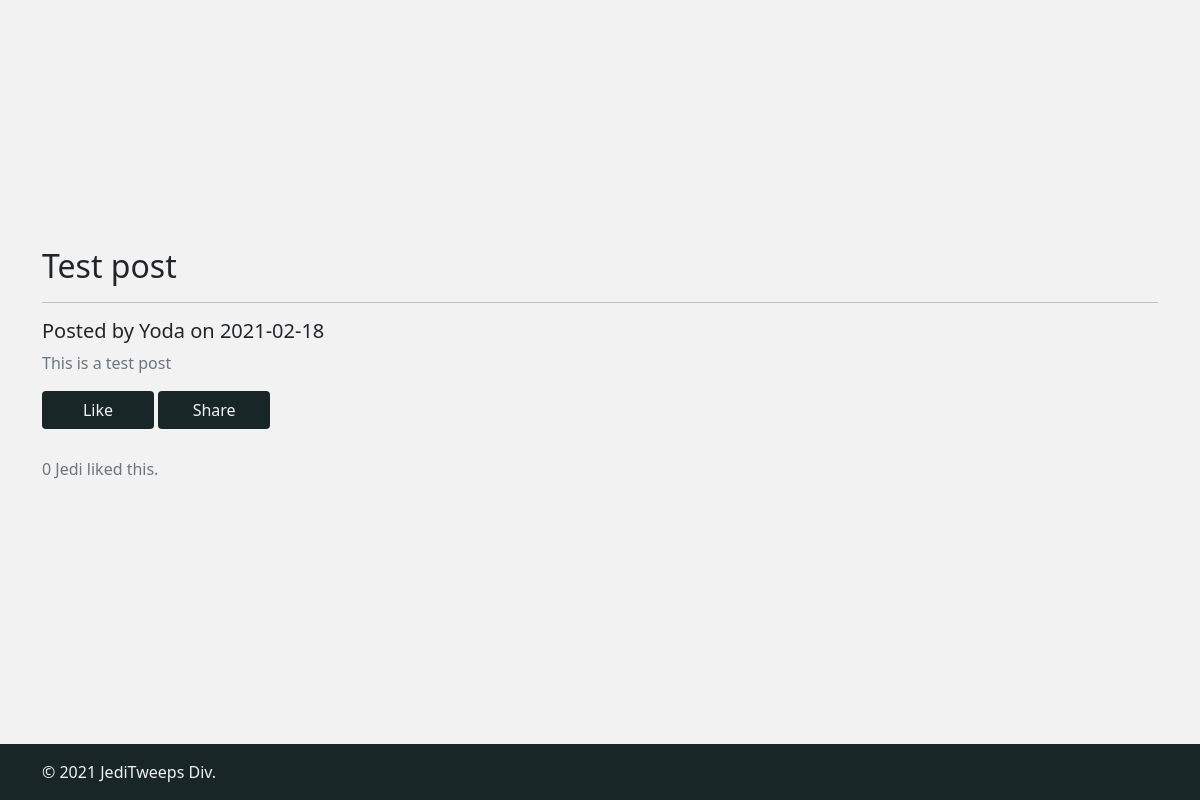
The page /post.php?post_id=7 on the database its author committed.
### tables this page shows
CREATE TABLE `jediblog` (
  `jedi_post_id` int(11) NOT NULL,
  `jedi_author` varchar(64) NOT NULL,
  `jedi_post_date` date NOT NULL,
  `jedi_post_category` varchar(64) NOT NULL,
  `jedi_post_title` varchar(256) NOT NULL,
  `jedi_post_content` varchar(2048) NOT NULL
);

### post.php (the view, shortened to what this page needs)
<?php
require_once "includes/header.php";
require_once "includes/db.php";
?>
<main id="pg-main-content">
<div class ="content-position">
    <div class="container">
        <section class="space-above-below">
        <?php
        $postID = $_GET['post_id'];
        $query1 = "SELECT * FROM jediblog WHERE jedi_post_id='$postID'";
        $result1 = $dbconnection->query($query1);
        $row = $result1->fetch_assoc();
        ?>
            <h2 class="fw-light"><?php echo $row["jedi_post_title"] ?></h2>
            <hr>
            <h5 class="fw-light"><?php echo "Posted by " . $row["jedi_author"] . " on " . $row["jedi_post_date"] ?></h5>
            <p class="text-muted"><?php echo $row["jedi_post_content"] ?></p>
            <form method="POST">
            <input type="submit" class="viewButton" name ="like" value="Like" role="button">
            <?php
                 $likesquery = mysqli_query($dbconnection, "SELECT COUNT(*) FROM `jedilikes` WHERE `jedi_post_id` = $postID");
                 $query = mysqli_fetch_array($likesquery);
                 $numberOfLikes = $query[0];
            ?>
            <input type="submit" class="viewButton" name="share" value="Share" role="button">
            <p class = "text-muted"><?php
                if ($numberOfLikes > 0) { echo $numberOfLikes; }
                else { echo 0;} ?> Jedi liked this.</p>
            </form>
        </section>
    </div>
    </div>
</main>
<?php
require_once "includes/footer.php";
?>

### css/styles.css (style rules this page uses)
hr { z-index: -1; }
body { background-color: #f2f2f2; }
main { min-height: 93vh; }
.content-position { display: flex; align-items: center; height: 93vh; }
.viewButton { background-color: #182628; color: #f2f2f2; text-decoration: none; border: 1px solid transparent; padding: .375rem .75rem; border-radius: .25rem; min-width: 112px; margin-bottom: 1.75rem; }

### rows shown on the page
jediblog: jedi_post_title "Test post", jedi_author "Yoda", jedi_post_date "2021-02-18", jedi_post_content "This is a test post"
